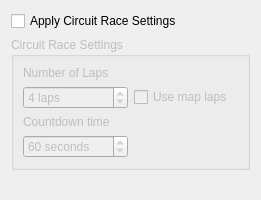
                            <widget class="QWidget" name="scrollAreaWidgetContents_8">
                             <property name="geometry">
                              <rect>
                               <x>0</x>
                               <y>0</y>
                               <width>261</width>
                               <height>200</height>
                              </rect>
                             </property>
                             <layout class="QVBoxLayout" name="verticalLayout_16">
                              <item>
                               <widget class="QCheckBox" name="CircuitraceSettingsCheckbox">
                                <property name="text">
                                 <string>Apply Circuit Race Settings</string>
                                </property>
                               </widget>
                              </item>
                              <item>
                               <widget class="QGroupBox" name="CircuitraceSettingsGroupbox">
                                <property name="enabled">
                                 <bool>false</bool>
                                </property>
                                <property name="title">
                                 <string>Circuit Race Settings</string>
                                </property>
                                <layout class="QGridLayout" name="gridLayout_29">
                                 <item row="1" column="0">
                                  <widget class="QSpinBox" name="NumlapsInput">
                                   <property name="suffix">
                                    <string> laps</string>
                                   </property>
                                   <property name="minimum">
                                    <number>1</number>
                                   </property>
                                   <property name="maximum">
                                    <number>50</number>
                                   </property>
                                   <property name="value">
                                    <number>4</number>
                                   </property>
                                  </widget>
                                 </item>
                                 <item row="3" column="0">
                                  <widget class="QSpinBox" name="CountdowntimeInput">
                                   <property name="suffix">
                                    <string> seconds</string>
                                   </property>
                                   <property name="minimum">
                                    <number>15</number>
                                   </property>
                                   <property name="maximum">
                                    <number>9999</number>
                                   </property>
                                   <property name="value">
                                    <number>60</number>
                                   </property>
                                  </widget>
                                 </item>
                                 <item row="0" column="0">
                                  <widget class="QLabel" name="label_2">
                                   <property name="text">
                                    <string>Number of Laps</string>
                                   </property>
                                  </widget>
                                 </item>
                                 <item row="1" column="1">
                                  <widget class="QCheckBox" name="UsemaplapsCheckbox">
                                   <property name="text">
                                    <string>Use map laps</string>
                                   </property>
                                  </widget>
                                 </item>
                                 <item row="2" column="0">
                                  <widget class="QLabel" name="label_6">
                                   <property name="text">
                                    <string>Countdown time</string>
                                   </property>
                                  </widget>
                                 </item>
                                </layout>
                               </widget>
                              </item>
                              <item>
                               <spacer name="verticalSpacer_7">
                                <property name="orientation">
                                 <enum>Qt::Vertical</enum>
                                </property>
                                <property name="sizeHint" stdset="0">
                                 <size>
                                  <width>20</width>
                                  <height>329</height>
                                 </size>
                                </property>
                               </spacer>
                              </item>
                             </layout>
                            </widget>
